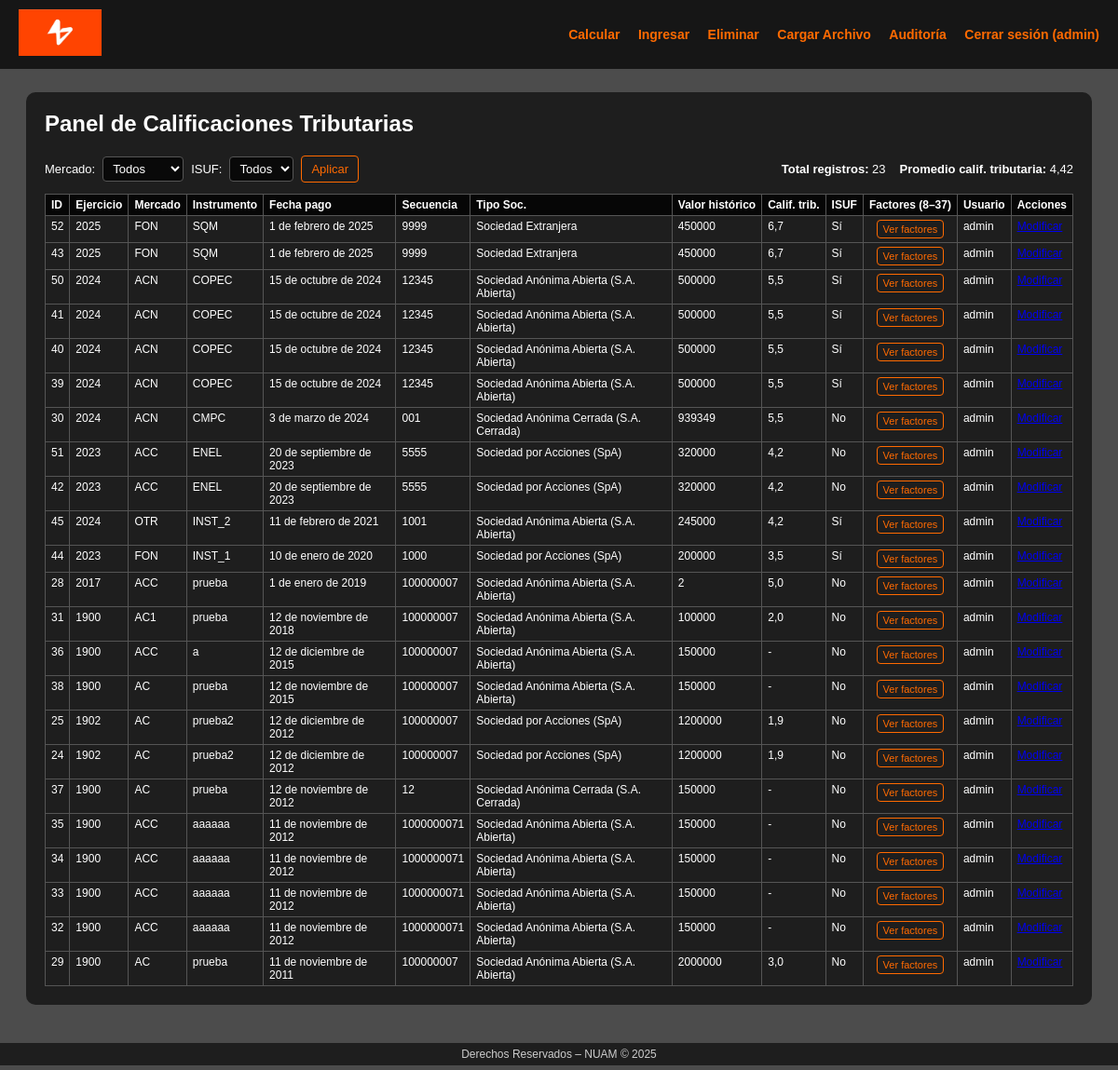
Page /calcular/ (signed in) on the committed database.
### nuam/models.py (models this page shows, shortened)
class Registro(models.Model):
    ejercicio = models.PositiveIntegerField(
        help_text="Ejercicio / Año. Ej: 2023",
        validators=[
            MinValueValidator(1900),
            MaxValueValidator(2100),
        ],
    )
    mercado = models.CharField(
        max_length=3,
        help_text="Mercado (3 caracteres). Ej: ACN",
        validators=[
            RegexValidator(
                regex=r"^[A-Z0-9]{1,3}$",
                message="El mercado debe tener entre 1 y 3 caracteres en mayúscula.",
            )
        ],
    )
    instrumento = models.CharField(
        max_length=100,
        help_text="Instrumento. Ej: COPEC",
    )
    fecha_pago = models.DateField(
        help_text="Fecha de pago en formato DD-MM-AAAA",
    )
    secuencia_evento = models.CharField(
        max_length=10,
        help_text="Secuencia del evento (hasta 10 dígitos).",
        validators=[
            RegexValidator(
                regex=r"^[0-9]{1,10}$",
                message="La secuencia debe contener solo dígitos (máx. 10).",
            )
        ],
    )
    numero_dividendo = models.CharField(
        max_length=10,
        help_text="Número de dividendo (hasta 10 dígitos).",
        validators=[
            RegexValidator(
                regex=r"^[0-9]{1,10}$",
                message="El número de dividendo debe contener solo dígitos (máx. 10).",
            )
        ],
        blank=True,
        null=True,
    )
    TIPO_SOCIEDAD_CHOICES = [
        ("SAA", "Sociedad Anónima Abierta (S.A. Abierta)"),
        ("SAC", "Sociedad Anónima Cerrada (S.A. Cerrada)"),
        ("SPA", "Sociedad por Acciones (SpA)"),
        ("LTDA", "Sociedad de Responsabilidad Limitada (Ltda.)"),
        ("EIRL", "Empresa Individual de Responsabilidad Limitada (EIRL)"),
        ("EXT", "Sociedad Extranjera"),
        ("OTRA", "Otra entidad / vehículo de inversión"),
    ]
    tipo_sociedad = models.CharField(
        max_length=4,
        choices=TIPO_SOCIEDAD_CHOICES,
        help_text="Tipo de sociedad emisora responsable del instrumento.",
    )
    TIPO_EVENTO_CAPITAL_CHOICES = [
        ("AUM_CAP", "Aumento de capital"),
        ("DIS_CAP", "Disminución de capital"),
        ("DIV_CAP", "Distribución de dividendos"),
        ("FUSION", "Fusión / Reorganización societaria"),
        ("OTRO", "Otro evento de capital"),
    ]
    tipo_evento_capital = models.CharField(
        verbose_name="Tipo de evento de capital",
        max_length=20,
        choices=TIPO_EVENTO_CAPITAL_CHOICES,
        blank=True,
        null=True,
        help_text="Clasificación del evento de capital asociado al instrumento.",
    )
    monto_evento_capital = models.DecimalField(
        verbose_name="Monto asociado al evento de capital",
        max_digits=18,
        decimal_places=2,
        blank=True,
        null=True,
        validators=[MinValueValidator(Decimal("0"))],
        help_text=(
            "Monto monetario vinculado al evento de capital "
            "(por ejemplo, emisión, disminución o distribución de capital)."
        ),
    )
    valor_historico = models.DecimalField(
        max_digits=10,
        decimal_places=0,
        help_text="Valor histórico (entero, hasta 10 dígitos).",
        validators=[
            MinValueValidator(0),
        ],
    )
    descripcion = models.CharField(
        max_length=255,
        blank=True,
        null=True,
        help_text="Descripción opcional del evento / instrumento.",
    )
    isuf = models.BooleanField(
        default=False,
        help_text="Indica si la operación tiene tratamiento ISUF (Sí/No)."
    )
    calificacion_tributaria = models.DecimalField(
        max_digits=3,
        decimal_places=1,
        blank=True,
        null=True,
        help_text="Calificación tributaria entre 1.0 y 7.0.",
        validators=[
            MinValueValidator(Decimal("1.0")),
            MaxValueValidator(Decimal("7.0")),
        ],
    )
    def _factor_field(help_text):
        return models.DecimalField(
            max_digits=10,          # 1 entero + 8 decimales
            decimal_places=8,
            null=True,
            blank=True,
            validators=[
                MinValueValidator(Decimal("0")),
                MaxValueValidator(Decimal("1.00000000")),
            ],
            help_text=help_text,
        )
    factor_8 = _factor_field("Factor 8: decimal entre 0 y 1, con hasta 8 decimales.")
    factor_9 = _factor_field("Factor 9: decimal entre 0 y 1, con hasta 8 decimales.")
    factor_10 = _factor_field("Factor 10: decimal entre 0 y 1, con hasta 8 decimales.")
    factor_11 = _factor_field("Factor 11: decimal entre 0 y 1, con hasta 8 decimales.")
    factor_12 = _factor_field("Factor 12: decimal entre 0 y 1, con hasta 8 decimales.")
    factor_13 = _factor_field("Factor 13: decimal entre 0 y 1, con hasta 8 decimales.")
    factor_14 = _factor_field("Factor 14: decimal entre 0 y 1, con hasta 8 decimales.")
    factor_15 = _factor_field("Factor 15: decimal entre 0 y 1, con hasta 8 decimales.")
    factor_16 = _factor_field("Factor 16: decimal entre 0 y 1, con hasta 8 decimales.")
    factor_17 = _factor_field("Factor 17: decimal entre 0 y 1, con hasta 8 decimales.")
    factor_18 = _factor_field("Factor 18: decimal entre 0 y 1, con hasta 8 decimales.")
    factor_19 = _factor_field("Factor 19: decimal entre 0 y 1, con hasta 8 decimales.")
    factor_20 = _factor_field("Factor 20: decimal entre 0 y 1, con hasta 8 decimales.")
    factor_21 = _factor_field("Factor 21: decimal entre 0 y 1, con hasta 8 decimales.")
    factor_22 = _factor_field("Factor 22: decimal entre 0 y 1, con hasta 8 decimales.")
    factor_23 = _factor_field("Factor 23: decimal entre 0 y 1, con hasta 8 decimales.")
    factor_24 = _factor_field("Factor 24: decimal entre 0 y 1, con hasta 8 decimales.")
    factor_25 = _factor_field("Factor 25: decimal entre 0 y 1, con hasta 8 decimales.")
    factor_26 = _factor_field("Factor 26: decimal entre 0 y 1, con hasta 8 decimales.")
    factor_27 = _factor_field("Factor 27: decimal entre 0 y 1, con hasta 8 decimales.")
    factor_28 = _factor_field("Factor 28: decimal entre 0 y 1, con hasta 8 decimales.")
    factor_29 = _factor_field("Factor 29: decimal entre 0 y 1, con hasta 8 decimales.")
    factor_30 = _factor_field("Factor 30: decimal entre 0 y 1, con hasta 8 decimales.")
    factor_31 = _factor_field("Factor 31: decimal entre 0 y 1, con hasta 8 decimales.")
    factor_32 = _factor_field("Factor 32: decimal entre 0 y 1, con hasta 8 decimales.")
    factor_33 = _factor_field("Factor 33: decimal entre 0 y 1, con hasta 8 decimales.")
    factor_34 = _factor_field("Factor 34: decimal entre 0 y 1, con hasta 8 decimales.")
    factor_35 = _factor_field("Factor 35: decimal entre 0 y 1, con hasta 8 decimales.")
    factor_36 = _factor_field("Factor 36: decimal entre 0 y 1, con hasta 8 decimales.")
    factor_37 = _factor_field("Factor 37: decimal entre 0 y 1, con hasta 8 decimales.")
    usuario_registro = models.ForeignKey(
        User,
        on_delete=models.PROTECT,
        related_name="registros_calificacion",
        help_text="Usuario NUAM que realiza el ingreso o modificación.",
    )
    fecha_creacion = models.DateTimeField(auto_now_add=True)
    fecha_actualizacion = models.DateTimeField(auto_now=True)
    class Meta:
        verbose_name = "Registro de Calificación Tributaria"
        verbose_name_plural = "Registros de Calificación Tributaria"
        ordering = ["-fecha_pago", "-fecha_creacion"]

### nuam/views.py (the view)
# urls.py: path('calcular/', views.calcular_view, name='calcular'),
@login_required(login_url="login")
def calcular_view(request):
    mercado_filtro = request.GET.get("mercado", "").strip().upper()
    isuf_filtro = request.GET.get("isuf", "").strip().upper()
    registros = Registro.objects.all().order_by("-fecha_pago", "-id")
    if mercado_filtro and mercado_filtro != "TODOS":
        registros = registros.filter(mercado__iexact=mercado_filtro)
    else:
        mercado_filtro = "TODOS"
    if isuf_filtro == "SI":
        registros = registros.filter(isuf=True)
    elif isuf_filtro == "NO":
        registros = registros.filter(isuf=False)
    else:
        isuf_filtro = "TODOS"
    total_registros = registros.count()
    promedio_calificacion = None
    if registros.exists():
        califs = [r.calificacion_tributaria for r in registros if r.calificacion_tributaria is not None]
        if califs:
            promedio_calificacion = round(float(sum(califs)) / len(califs), 2)
    return render(request, "calcular.html", {
        "registros": registros,
        "mercado_filtro": mercado_filtro,
        "isuf_filtro": isuf_filtro,          # 👈 importante para el combo ISUF en el template
        "total_registros": total_registros,
        "promedio_calificacion": promedio_calificacion,
    })

### nuam/templates/Calcular.html (shortened to what this page needs)
{% extends 'base.html' %}
{% block content %}
<h2>Panel de Calificaciones Tributarias</h2>
<div style="display:flex;flex-wrap:wrap;gap:10px;align-items:center;margin-bottom:12px;">
    <form method="get" class="filtros" style="display:flex;gap:8px;align-items:center;flex-wrap:wrap;">
        <label>Mercado:</label>
        <select name="mercado">
            <option value="" {% if mercado_filtro == 'TODOS' %}selected{% endif %}>Todos</option>
        </select>
        <label>ISUF:</label>
        <select name="isuf">
            <option value="" {% if isuf_filtro == 'TODOS' %}selected{% endif %}>Todos</option>
        </select>
        <button type="submit" class="btn-secondary">Aplicar</button>
    </form>
    <div style="margin-left:auto;display:flex;gap:15px;font-size:13px;flex-wrap:wrap;">
        <span><strong>Total registros:</strong> {{ total_registros }}</span>
        {% if promedio_calificacion %}
            <span><strong>Promedio calif. tributaria:</strong> {{ promedio_calificacion }}</span>
        {% endif %}
    </div>
</div>
<table class="tabla">
    <thead>
        <tr>
            <th>ID</th>
            <th>Ejercicio</th>
            <th>Mercado</th>
            <th>Instrumento</th>
            <th>Fecha pago</th>
            <th>Secuencia</th>
            <th>Tipo Soc.</th>
            <th>Valor histórico</th>
            <th>Calif. trib.</th>
            <th>ISUF</th>
            <th>Factores (8–37)</th>
            <th>Usuario</th>
            <th>Acciones</th>
        </tr>
    </thead>
    <tbody>
        {% for r in registros %}
            <tr>
                <td>{{ r.id }}</td>
                <td>{{ r.ejercicio }}</td>
                <td>{{ r.mercado }}</td>
                <td>{{ r.instrumento }}</td>
                <td>{{ r.fecha_pago }}</td>
                <td>{{ r.secuencia_evento }}</td>
                <td>{{ r.get_tipo_sociedad_display }}</td>
                <td>{{ r.valor_historico }}</td>
                <td>{{ r.calificacion_tributaria|default:"-" }}</td>
                <td>{{ r.isuf|yesno:"Sí,No" }}</td>
                <td style="text-align:center;">
                    <button type="button"
                            class="btn-secondary btn-small"
                            onclick="toggleFactores('factores-{{ r.id }}')">
                        Ver factores
                    </button>
                </td>
                <td>{{ r.usuario_registro.username }}</td>
                <td>
                    {% if user.username == "admin" or user.username == "admin2" %}
                        <a href="{% url 'modificar' r.id %}">Modificar</a>
                    {% else %}
                        -
                    {% endif %}
                </td>
            </tr>
        {% empty %}
            <tr>
                <td colspan="13">No hay registros para mostrar.</td>
            </tr>
        {% endfor %}
    </tbody>
</table>
{% endblock %}

### nuam/templates/base.html (shortened to what this page needs)
{% load static %}
<!DOCTYPE html>
<html lang="es">
<head>
</head>
<body>
    <video id="video-fondo" autoplay muted loop>
        <source src="{% static 'video/Les presentamos nuam.mp4' %}" type="video/mp4">
    </video>
    <div id="overlay"></div>
    <header>
        <div class="logo">
            <a href="{% url 'index' %}">
                <img src="{% static 'img/logo_nuam.png' %}" alt="Logo NUAM">
            </a>
        </div>
        <nav>
            {% if user.is_authenticated %}
                <a href="{% url 'calcular' %}">Calcular</a>
                <a href="{% url 'insertar' %}">Ingresar</a>
                <a href="{% url 'eliminar' %}">Eliminar</a>
                <a href="{% url 'cargar_archivo' %}">Cargar Archivo</a>
                {% if user.username == "admin" or user.username == "admin2" %}
                    <a href="{% url 'auditoria' %}">Auditoría</a>
                {% endif %}
                <a href="{% url 'logout' %}">Cerrar sesión ({{ user.username }})</a>
            {% else %}
                <a href="{% url 'login' %}">Iniciar sesión</a>
            {% endif %}
        </nav>
    </header>
    <div class="container">
        {% block content %}{% endblock %}
    </div>
    <footer>
        Derechos Reservados – NUAM © 2025
    </footer>
</body>
</html>

### nuam/templates/base.html (style rules this page uses)
body { margin: 0; padding: 0; color: white; font-family: Arial, sans-serif; }
#video-fondo { position: fixed; inset: 0; width: 100%; height: 100%; object-fit: cover; z-index: -2; }
#overlay { position: fixed; inset: 0; background: rgba(0,0,0,0.7); z-index: -1; }
header { display: flex; align-items: center; justify-content: space-between; background: rgba(0,0,0,0.7); padding: 10px 20px; }
.logo img { height: 50px; cursor: pointer; transition: 0.2s; }
nav a { margin-left: 15px; color: #ff6a00; text-decoration: none; font-weight: bold; font-size: 14px; }
.container { width: 92%; margin: 25px auto 70px auto; background: rgba(0,0,0,0.6); padding: 20px; border-radius: 10px; }
footer { position: fixed; bottom: 5px; left: 0; width: 100%; text-align: center; font-size: 12px; color: #ccc; background: rgba(0,0,0,0.6); padding: 5px 0; }

### nuam/templates/Calcular.html (style rules this page uses)
h2 { margin-top: 0; }
.filtros label { font-size: 13px; }
select { padding: 4px 6px; border-radius: 4px; border: 1px solid #555; background: rgba(0,0,0,0.7); color: #fff; font-size: 13px; }
.btn-secondary { padding: 6px 10px; border-radius: 4px; border: 1px solid #ff6a00; background: transparent; color: #ff6a00; cursor: pointer; font-size: 13px; }
.btn-small { padding: 3px 6px; font-size: 11px; }
.tabla { width: 100%; border-collapse: collapse; margin-top: 8px; font-size: 12px; }
.tabla th, .tabla td { border: 1px solid #555; padding: 4px 6px; text-align: left; vertical-align: top; }
.tabla th { background: rgba(0,0,0,0.8); white-space: nowrap; }

### rows in the picture
Registro: id "52", ejercicio "2025", mercado "FON", instrumento "SQM", fecha_pago "1 de febrero de 2025", secuencia_evento "9999", tipo_sociedad "Sociedad Extranjera", valor_historico "450000", calificacion_tributaria "6,7", isuf "Sí", usuario_registro.username "admin"
Registro: id "43", ejercicio "2025", mercado "FON", instrumento "SQM", fecha_pago "1 de febrero de 2025", secuencia_evento "9999", tipo_sociedad "Sociedad Extranjera", valor_historico "450000", calificacion_tributaria "6,7", isuf "Sí", usuario_registro.username "admin"
Registro: id "50", ejercicio "2024", mercado "ACN", instrumento "COPEC", fecha_pago "15 de octubre de 2024", secuencia_evento "12345", tipo_sociedad "Sociedad Anónima Abierta (S.A. Abierta)", valor_historico "500000", calificacion_tributaria "5,5", isuf "Sí", usuario_registro.username "admin"
Registro: id "41", ejercicio "2024", mercado "ACN", instrumento "COPEC", fecha_pago "15 de octubre de 2024", secuencia_evento "12345", tipo_sociedad "Sociedad Anónima Abierta (S.A. Abierta)", valor_historico "500000", calificacion_tributaria "5,5", isuf "Sí", usuario_registro.username "admin"
Registro: id "40", ejercicio "2024", mercado "ACN", instrumento "COPEC", fecha_pago "15 de octubre de 2024", secuencia_evento "12345", tipo_sociedad "Sociedad Anónima Abierta (S.A. Abierta)", valor_historico "500000", calificacion_tributaria "5,5", isuf "Sí", usuario_registro.username "admin"
Registro: id "39", ejercicio "2024", mercado "ACN", instrumento "COPEC", fecha_pago "15 de octubre de 2024", secuencia_evento "12345", tipo_sociedad "Sociedad Anónima Abierta (S.A. Abierta)", valor_historico "500000", calificacion_tributaria "5,5", isuf "Sí", usuario_registro.username "admin"
Registro: id "30", ejercicio "2024", mercado "ACN", instrumento "CMPC", fecha_pago "3 de marzo de 2024", secuencia_evento "001", tipo_sociedad "Sociedad Anónima Cerrada (S.A. Cerrada)", valor_historico "939349", calificacion_tributaria "5,5", isuf "No", usuario_registro.username "admin"
Registro: id "51", ejercicio "2023", mercado "ACC", instrumento "ENEL", fecha_pago "20 de septiembre de 2023", secuencia_evento "5555", tipo_sociedad "Sociedad por Acciones (SpA)", valor_historico "320000", calificacion_tributaria "4,2", isuf "No", usuario_registro.username "admin"
Registro: id "42", ejercicio "2023", mercado "ACC", instrumento "ENEL", fecha_pago "20 de septiembre de 2023", secuencia_evento "5555", tipo_sociedad "Sociedad por Acciones (SpA)", valor_historico "320000", calificacion_tributaria "4,2", isuf "No", usuario_registro.username "admin"
Registro: id "45", ejercicio "2024", mercado "OTR", instrumento "INST_2", fecha_pago "11 de febrero de 2021", secuencia_evento "1001", tipo_sociedad "Sociedad Anónima Abierta (S.A. Abierta)", valor_historico "245000", calificacion_tributaria "4,2", isuf "Sí", usuario_registro.username "admin"
Registro: id "44", ejercicio "2023", mercado "FON", instrumento "INST_1", fecha_pago "10 de enero de 2020", secuencia_evento "1000", tipo_sociedad "Sociedad por Acciones (SpA)", valor_historico "200000", calificacion_tributaria "3,5", isuf "Sí", usuario_registro.username "admin"
Registro: id "28", ejercicio "2017", mercado "ACC", instrumento "prueba", fecha_pago "1 de enero de 2019", secuencia_evento "100000007", tipo_sociedad "Sociedad Anónima Abierta (S.A. Abierta)", valor_historico "2", calificacion_tributaria "5,0", isuf "No", usuario_registro.username "admin"
Registro: id "31", ejercicio "1900", mercado "AC1", instrumento "prueba", fecha_pago "12 de noviembre de 2018", secuencia_evento "100000007", tipo_sociedad "Sociedad Anónima Abierta (S.A. Abierta)", valor_historico "100000", calificacion_tributaria "2,0", isuf "No", usuario_registro.username "admin"
Registro: id "36", ejercicio "1900", mercado "ACC", instrumento "a", fecha_pago "12 de diciembre de 2015", secuencia_evento "100000007", tipo_sociedad "Sociedad Anónima Abierta (S.A. Abierta)", valor_historico "150000", calificacion_tributaria "-", isuf "No", usuario_registro.username "admin"
Registro: id "38", ejercicio "1900", mercado "AC", instrumento "prueba", fecha_pago "12 de noviembre de 2015", secuencia_evento "100000007", tipo_sociedad "Sociedad Anónima Abierta (S.A. Abierta)", valor_historico "150000", calificacion_tributaria "-", isuf "No", usuario_registro.username "admin"
Registro: id "25", ejercicio "1902", mercado "AC", instrumento "prueba2", fecha_pago "12 de diciembre de 2012", secuencia_evento "100000007", tipo_sociedad "Sociedad por Acciones (SpA)", valor_historico "1200000", calificacion_tributaria "1,9", isuf "No", usuario_registro.username "admin"
Registro: id "24", ejercicio "1902", mercado "AC", instrumento "prueba2", fecha_pago "12 de diciembre de 2012", secuencia_evento "100000007", tipo_sociedad "Sociedad por Acciones (SpA)", valor_historico "1200000", calificacion_tributaria "1,9", isuf "No", usuario_registro.username "admin"
Registro: id "37", ejercicio "1900", mercado "AC", instrumento "prueba", fecha_pago "12 de noviembre de 2012", secuencia_evento "12", tipo_sociedad "Sociedad Anónima Cerrada (S.A. Cerrada)", valor_historico "150000", calificacion_tributaria "-", isuf "No", usuario_registro.username "admin"
Registro: id "35", ejercicio "1900", mercado "ACC", instrumento "aaaaaa", fecha_pago "11 de noviembre de 2012", secuencia_evento "1000000071", tipo_sociedad "Sociedad Anónima Abierta (S.A. Abierta)", valor_historico "150000", calificacion_tributaria "-", isuf "No", usuario_registro.username "admin"
Registro: id "34", ejercicio "1900", mercado "ACC", instrumento "aaaaaa", fecha_pago "11 de noviembre de 2012", secuencia_evento "1000000071", tipo_sociedad "Sociedad Anónima Abierta (S.A. Abierta)", valor_historico "150000", calificacion_tributaria "-", isuf "No", usuario_registro.username "admin"
Registro: id "33", ejercicio "1900", mercado "ACC", instrumento "aaaaaa", fecha_pago "11 de noviembre de 2012", secuencia_evento "1000000071", tipo_sociedad "Sociedad Anónima Abierta (S.A. Abierta)", valor_historico "150000", calificacion_tributaria "-", isuf "No", usuario_registro.username "admin"
Registro: id "32", ejercicio "1900", mercado "ACC", instrumento "aaaaaa", fecha_pago "11 de noviembre de 2012", secuencia_evento "1000000071", tipo_sociedad "Sociedad Anónima Abierta (S.A. Abierta)", valor_historico "150000", calificacion_tributaria "-", isuf "No", usuario_registro.username "admin"
Registro: id "29", ejercicio "1900", mercado "AC", instrumento "prueba", fecha_pago "11 de noviembre de 2011", secuencia_evento "100000007", tipo_sociedad "Sociedad Anónima Abierta (S.A. Abierta)", valor_historico "2000000", calificacion_tributaria "3,0", isuf "No", usuario_registro.username "admin"

### other values in the picture
{{ user.username }} "admin"
{{ total_registros }} "23"
{{ promedio_calificacion }} "4,42"
